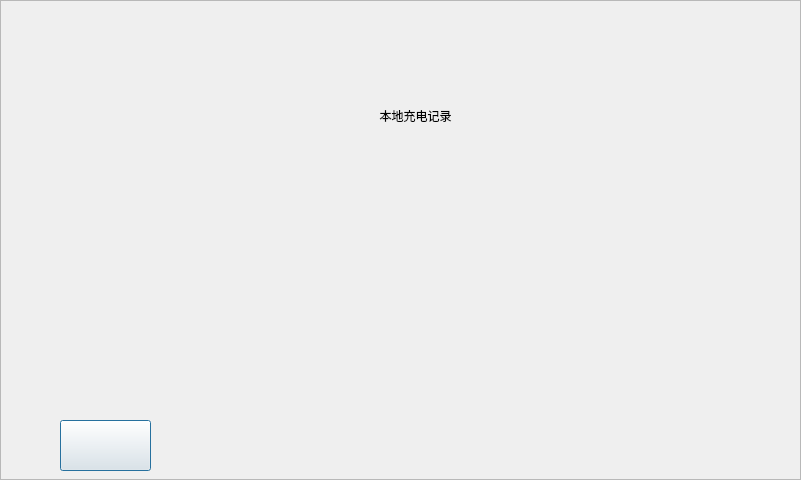
<?xml version="1.0" encoding="UTF-8"?>
<ui version="4.0">
 <class>dialog_local_charge_recode</class>
 <widget class="QDialog" name="dialog_local_charge_recode">
  <property name="geometry">
   <rect>
    <x>0</x>
    <y>0</y>
    <width>801</width>
    <height>480</height>
   </rect>
  </property>
  <property name="windowTitle">
   <string>Dialog</string>
  </property>
  <widget class="QFrame" name="frame">
   <property name="geometry">
    <rect>
     <x>0</x>
     <y>0</y>
     <width>801</width>
     <height>480</height>
    </rect>
   </property>
   <property name="styleSheet">
    <string notr="true">background-image: url(:/new/prefix/pic_resource/interface/interface_05.png);</string>
   </property>
   <property name="frameShape">
    <enum>QFrame::StyledPanel</enum>
   </property>
   <property name="frameShadow">
    <enum>QFrame::Raised</enum>
   </property>
   <widget class="QLabel" name="label">
    <property name="geometry">
     <rect>
      <x>280</x>
      <y>100</y>
      <width>271</width>
      <height>31</height>
     </rect>
    </property>
    <property name="styleSheet">
     <string notr="true">background-image: url(:/new/prefix/pic_resource/otherwidget/button_03.png);</string>
    </property>
    <property name="text">
     <string>本地充电记录</string>
    </property>
    <property name="alignment">
     <set>Qt::AlignCenter</set>
    </property>
   </widget>
   <widget class="QPushButton" name="ptn_return">
    <property name="geometry">
     <rect>
      <x>60</x>
      <y>420</y>
      <width>91</width>
      <height>51</height>
     </rect>
    </property>
    <property name="styleSheet">
     <string notr="true">border-image: url(:/new/prefix/pic_resource/otherwidget/return.png);
</string>
    </property>
    <property name="text">
     <string/>
    </property>
   </widget>
   <widget class="QFrame" name="frame_time">
    <property name="geometry">
     <rect>
      <x>470</x>
      <y>30</y>
      <width>311</width>
      <height>30</height>
     </rect>
    </property>
    <property name="styleSheet">
     <string notr="true">background-image: url(:/charway/pic_resource/chargeway/bluebkgd.png);</string>
    </property>
    <property name="frameShape">
     <enum>QFrame::NoFrame</enum>
    </property>
    <property name="frameShadow">
     <enum>QFrame::Raised</enum>
    </property>
    <widget class="QLabel" name="label_net">
     <property name="geometry">
      <rect>
       <x>10</x>
       <y>0</y>
       <width>25</width>
       <height>25</height>
      </rect>
     </property>
     <property name="styleSheet">
      <string notr="true">background-image: url(:/new/prefix/pic_resource/otherwidget/netstat_good.png);</string>
     </property>
     <property name="text">
      <string/>
     </property>
    </widget>
    <widget class="QLabel" name="label_sysdate">
     <property name="geometry">
      <rect>
       <x>50</x>
       <y>5</y>
       <width>131</width>
       <height>22</height>
      </rect>
     </property>
     <property name="palette">
      <palette>
       <active>
        <colorrole role="WindowText">
         <brush brushstyle="SolidPattern">
          <color alpha="255">
           <red>255</red>
           <green>255</green>
           <blue>255</blue>
          </color>
         </brush>
        </colorrole>
        <colorrole role="Text">
         <brush brushstyle="SolidPattern">
          <color alpha="255">
           <red>255</red>
           <green>255</green>
           <blue>255</blue>
          </color>
         </brush>
        </colorrole>
       </active>
       <inactive>
        <colorrole role="WindowText">
         <brush brushstyle="SolidPattern">
          <color alpha="255">
           <red>255</red>
           <green>255</green>
           <blue>255</blue>
          </color>
         </brush>
        </colorrole>
        <colorrole role="Text">
         <brush brushstyle="SolidPattern">
          <color alpha="255">
           <red>255</red>
           <green>255</green>
           <blue>255</blue>
          </color>
         </brush>
        </colorrole>
       </inactive>
       <disabled>
        <colorrole role="WindowText">
         <brush brushstyle="SolidPattern">
          <color alpha="255">
           <red>106</red>
           <green>104</green>
           <blue>100</blue>
          </color>
         </brush>
        </colorrole>
        <colorrole role="Text">
         <brush brushstyle="SolidPattern">
          <color alpha="255">
           <red>106</red>
           <green>104</green>
           <blue>100</blue>
          </color>
         </brush>
        </colorrole>
       </disabled>
      </palette>
     </property>
     <property name="font">
      <font>
       <pointsize>22</pointsize>
       <weight>50</weight>
       <bold>false</bold>
      </font>
     </property>
     <property name="styleSheet">
      <string notr="true">background-image: url(:/background/qrc/background/mainlab_phonenum.png);</string>
     </property>
     <property name="text">
      <string/>
     </property>
    </widget>
    <widget class="QLabel" name="label_systime">
     <property name="geometry">
      <rect>
       <x>190</x>
       <y>5</y>
       <width>110</width>
       <height>22</height>
      </rect>
     </property>
     <property name="palette">
      <palette>
       <active>
        <colorrole role="WindowText">
         <brush brushstyle="SolidPattern">
          <color alpha="255">
           <red>255</red>
           <green>255</green>
           <blue>255</blue>
          </color>
         </brush>
        </colorrole>
        <colorrole role="Text">
         <brush brushstyle="SolidPattern">
          <color alpha="255">
           <red>255</red>
           <green>255</green>
           <blue>255</blue>
          </color>
         </brush>
        </colorrole>
       </active>
       <inactive>
        <colorrole role="WindowText">
         <brush brushstyle="SolidPattern">
          <color alpha="255">
           <red>255</red>
           <green>255</green>
           <blue>255</blue>
          </color>
         </brush>
        </colorrole>
        <colorrole role="Text">
         <brush brushstyle="SolidPattern">
          <color alpha="255">
           <red>255</red>
           <green>255</green>
           <blue>255</blue>
          </color>
         </brush>
        </colorrole>
       </inactive>
       <disabled>
        <colorrole role="WindowText">
         <brush brushstyle="SolidPattern">
          <color alpha="255">
           <red>106</red>
           <green>104</green>
           <blue>100</blue>
          </color>
         </brush>
        </colorrole>
        <colorrole role="Text">
         <brush brushstyle="SolidPattern">
          <color alpha="255">
           <red>106</red>
           <green>104</green>
           <blue>100</blue>
          </color>
         </brush>
        </colorrole>
       </disabled>
      </palette>
     </property>
     <property name="font">
      <font>
       <pointsize>22</pointsize>
       <weight>50</weight>
       <bold>false</bold>
      </font>
     </property>
     <property name="styleSheet">
      <string notr="true">background-image: url(:/background/qrc/background/mainlab_phonenum.png);</string>
     </property>
     <property name="text">
      <string/>
     </property>
    </widget>
   </widget>
  </widget>
 </widget>
 <resources/>
 <connections/>
</ui>
